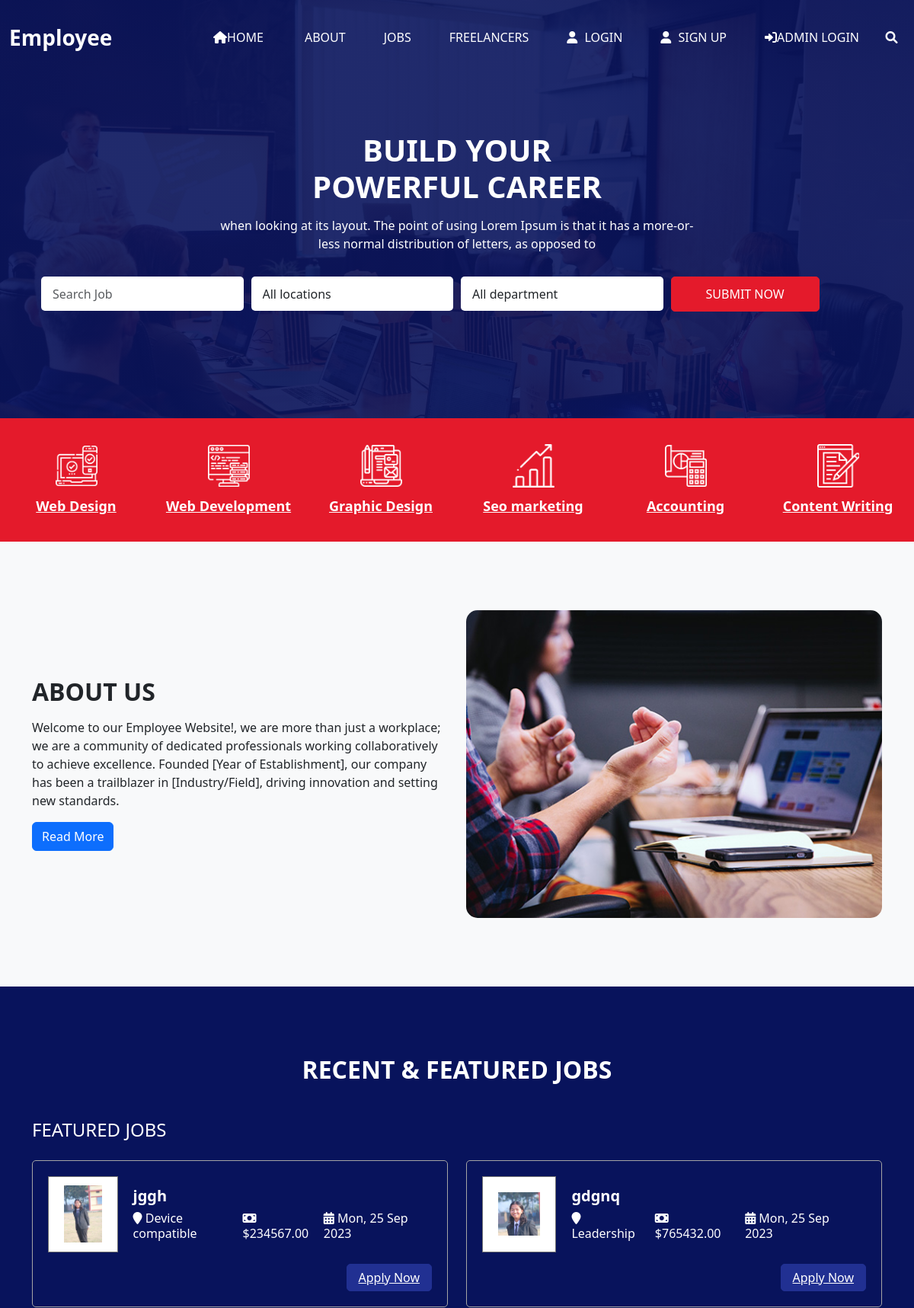
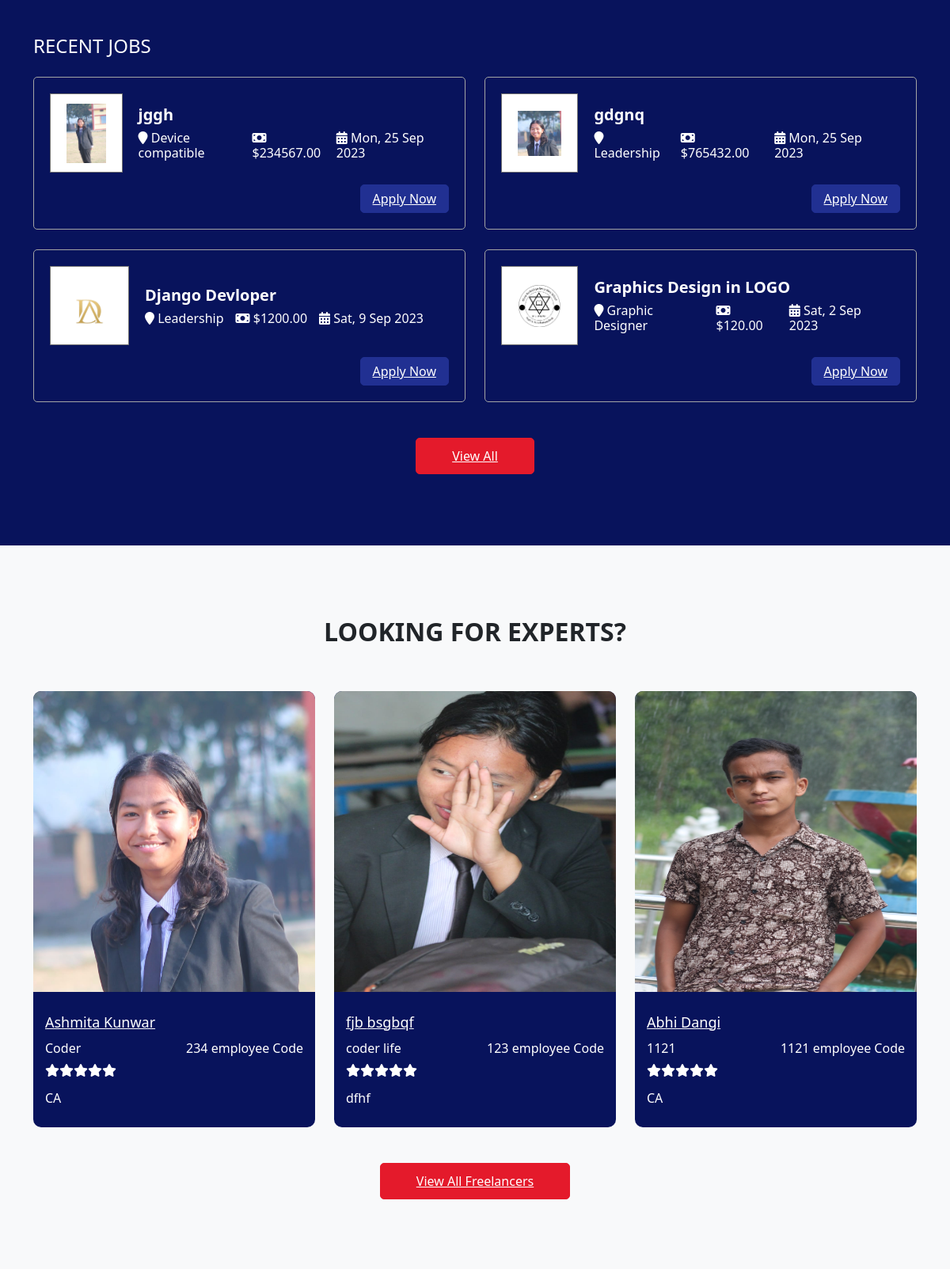
The page / (upper part) on the database its author committed (2 pictures, top to bottom).
### web_app/model.py (models this page shows, shortened)
class JobPosting(models.Model):
     STATUS_CHOICES = [
          ("active", "Active"),
          ("in_active", "Inactive"),
     ]
     title = models.CharField(max_length=200)
     company = models.CharField(max_length=100)
     feature_image = models.ImageField(upload_to="Job_post_images/%Y/%m/%d", blank=False)
     status = models.CharField(max_length=20, choices=STATUS_CHOICES, default="active")
     description = models.TextField()
     salary = models.DecimalField(max_digits=10, decimal_places=2)
     posted_at = models.DateTimeField(auto_now_add=True)
     views_count = models.PositiveBigIntegerField(default=0)
     category = models.ForeignKey(JobCategory, on_delete=models.CASCADE)
     location = models.ManyToManyField(JobLocation)

class JobCategory(models.Model):
     name = models.CharField(max_length=100)

### employee_app/models.py (models this page shows, shortened)
class EmployeeDetail(models.Model):
    user = models.ForeignKey(User, on_delete=models.CASCADE)
    feature_image = models.ImageField(upload_to="EMP_images/%Y/%m/%d", blank=False)
    empcode = models.IntegerField(null=True)
    empdept = models.CharField(max_length=50, null=True)
    designation = models.CharField(max_length=100, null=True)
    contact = models.IntegerField(null=True)
    gender = models.CharField(max_length=50, null=True)
    join_date = models.DateField(null=True)

### web_app/views.py (the view)
# urls.py: path("", HomeView.as_view(), name="index"),
class HomeView(ListView):
    model = JobPosting,EmployeeDetail,JobLocation
    template_name = "index.html"
    context_object_name = "posts"
    queryset = JobPosting.objects.filter(
        posted_at__isnull=False, status="active"
    ).order_by("-posted_at")
    def get_context_data(self, **kwargs):
        context = super().get_context_data(**kwargs)
        context["recent_posts"] = JobPosting.objects.filter(
            posted_at__isnull=False, status="active"
        ).order_by("-posted_at")[:4]
        context["featured_posts"] = JobPosting.objects.filter(
            posted_at__isnull=False, status="active"
        ).order_by("-posted_at")[:2]
        context["freelancer_posts"] = EmployeeDetail.objects.filter(
        ).order_by("-join_date")[:3]
        context["locations"] = JobLocation.objects.all()
        context["department"] = JobPosting.objects.all()
        return context

### templates/index.html (shortened to what this page needs)
{% extends "base.html" %}
{% load static %}
{% block content %}
{% include 'header.html' %}
<main>
     {% include "home/silder_section.html" %}
     {% include "home/category_section.html" %}
     {% include "home/about_section.html" %}
     {% include "home/job_section.html" %}
     {% include "home/expert_section.html" %}
     {% include 'home/info_section.html' %}
{% endblock content %}

### templates/home/job_section.html
{% load static %}
<section class="job_section layout_padding">
  <div class="container">
    <div class="heading_container heading_center">
      <h2>
        RECENT & FEATURED JOBS
      </h2>
    </div>
    <div class="job_container">
      <h4 class="job_heading">
        Featured Jobs
      </h4>
      <div class="row">
        {% for featured_post in featured_posts %}
        <div class="col-lg-6">
          <div class="box">
            <div class="job_content-box">
              <div class="img-box">
                <img src="{{featured_post.feature_image.url}}" alt="{{ featured_post.title}}">
              </div>
              <div class="detail-box">
                <h5>
                  {{featured_post.title}}
                </h5>
                <div class="detail-info">
                  <h6>
                    <i class="fa fa-map-marker" aria-hidden="true"></i>
                    <span>
                      {{featured_post.category.name}}
                    </span>
                  </h6>
                  <h6>
                    <i class="fa fa-money" aria-hidden="true"></i>
                    <span>
                      ${{featured_post.salary}}
                    </span>
                  </h6>
                  <h6>
                    <i class="fa fa-calendar-alt"></i>
                    <span>{{featured_post.posted_at|date:" D, j M Y"}}
                    </span>
                  </h6>
                </div>
              </div>
            </div>
            <div class="option-box">
              <a href="{% url 'apply' %}" class="apply-btn">
                Apply Now
              </a>
            </div>
          </div>
        </div>
        {% endfor %}
      </div>
    </div>
    <div class="job_container">
      <h4 class="job_heading">
        Recent Jobs
      </h4>
      <div class="row">
        {% for recent_post in recent_posts %}
        <div class="col-lg-6">
          <div class="box">
            <div class="job_content-box">
              <div class="img-box">
                <img src="{{recent_post.feature_image.url}}" alt="{{ recent_post.title}}">
              </div>
              <div class="detail-box">
                <h5>
                  {{recent_post.title}}
                </h5>
                <div class="detail-info">
                  <h6>
                    <i class="fa fa-map-marker" aria-hidden="true"></i>
                    <span>
                      {{recent_post.category.name}}
                    </span>
                  </h6>
                  <h6>
                    <i class="fa fa-money" aria-hidden="true"></i>
                    <span>
                      ${{recent_post.salary}}
                    </span>
                  </h6>
                  <h6>
                    <i class="fa fa-calendar-alt"></i>
                    <span>{{recent_post.posted_at|date:" D, j M Y"}}
                    </span>
                  </h6>
                </div>
              </div>
            </div>
            <div class="option-box">
              <a href="{% url 'apply' %}" class="apply-btn">
                Apply Now
              </a>
            </div>
          </div>
        </div>
        {% endfor %}
      </div>
    </div>
    <div class="btn-box">
      <a href="">
        View All
      </a>
    </div>
  </div>
</section>

### templates/home/expert_section.html (shortened to what this page needs)
{% load static %}
 <section class="expert_section layout_padding bg-light">
  <div class="container">
    <div class="heading_container heading_center">
      <h2>
        LOOKING FOR EXPERTS?
      </h2>
    </div>
    <div class="row">
      {% for freelancer_post in freelancer_posts %}
      <div class="col-md-6 col-lg-4 mx-auto">
        <div class="box">
          <div class="img-box">
            <img src="{{freelancer_post.feature_image.url }}" alt="{{freelancer_post.title}}" height="380px">
          </div>
          <div class="detail-box">
            <a href="{% url 'freelancer' %}">
              {{freelancer_post.user.first_name}} {{freelancer_post.user.last_name}}
            </a>
            <h6 class="expert_position">
              <span>
                {{freelancer_post.empdept}}
              </span>
              <span>
                {{freelancer_post.empcode}} employee Code
              </span>
            </h6>
            <span class="expert_rating">
              <i class="fa fa-star" aria-hidden="true"></i>
              <i class="fa fa-star" aria-hidden="true"></i>
              <i class="fa fa-star" aria-hidden="true"></i>
              <i class="fa fa-star" aria-hidden="true"></i>
              <i class="fa fa-star" aria-hidden="true"></i>
            </span>
            <p>
              {{freelancer_post.designation}}
            </p>
          </div>
        </div>
      </div>
      {% endfor %}
    </div>
    <div class="btn-box">
      <a href="{% url 'expert_all' %}">
        View All Freelancers
      </a>
    </div>
  </div>
</section>

### static/jobs/css/responsive.css (style rules this page uses)
@media (max-width: 1200px) { .job_section .box .option-box { display: -webkit-box; display: -ms-flexbox; display: flex; margin-left: auto; margin-top: 15px; } }

### rows shown on the page
JobPosting: feature_image (picture), title "jggh", category.name "Device compatible", salary "234567.00", posted_at "Mon, 25 Sep 2023"
JobPosting: feature_image (picture), title "gdgnq", category.name "Leadership", salary "765432.00", posted_at "Mon, 25 Sep 2023"
JobPosting: feature_image (picture), title "Django Devloper", category.name "Leadership", salary "1200.00", posted_at "Sat, 9 Sep 2023"
JobPosting: feature_image (picture), title "Graphics Design in LOGO", category.name "Graphic Designer", salary "120.00", posted_at "Sat, 2 Sep 2023"
EmployeeDetail: feature_image (picture), user.first_name "Ashmita", user.last_name "Kunwar", empdept "Coder", empcode "234", designation "CA"
EmployeeDetail: feature_image (picture), user.first_name "fjb", user.last_name "bsgbqf", empdept "coder life", empcode "123", designation "dfhf"
EmployeeDetail: feature_image (picture), user.first_name "Abhi", user.last_name "Dangi", empdept "1121", empcode "1121", designation "CA"
